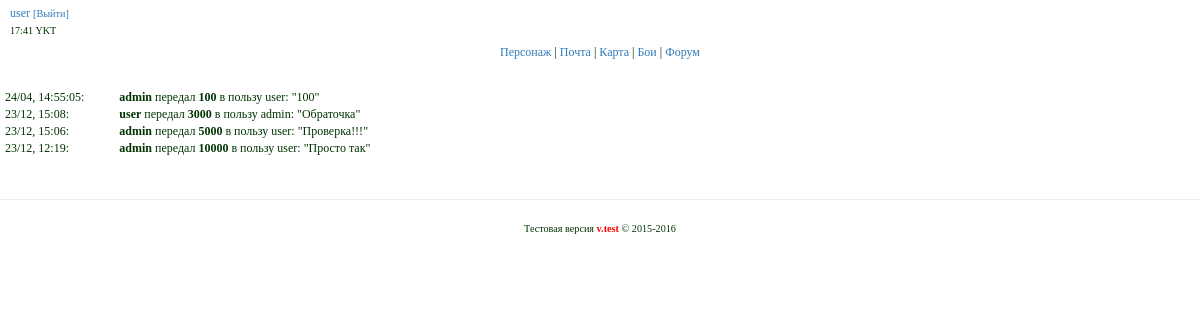
The app's page /log/transfer?id=1 (signed in) with its own data.
### tables this page shows
CREATE TABLE IF NOT EXISTS `log_transfer` (
  `id` int(11) unsigned NOT NULL AUTO_INCREMENT,
  `sender` varchar(255) NOT NULL,
  `receiver` varchar(255) NOT NULL,
  `text` varchar(255) NOT NULL,
  `date` varchar(255) NOT NULL,
  `money` int(11) NOT NULL,
  `item` varchar(255) NOT NULL,
  PRIMARY KEY (`id`)
);

### app/core/viewClass.php (called while the page is built)
<?php
class View {
    public function render($title,$content,$template,$data=null,$data2=null,$data3=null) {
        include 'app/views/'.$template;
    }
}

### app/controllers/controllerLog.php (called while the page is built, shortened)
<?php
class ControllerLog extends Controller {
    public function __construct(){
        $this->model = new ModelLog();
        $this->view = new View();
    }
    public function actionTransfer() {
        $id = $_GET['id'];
        $data = $this->model->getTransferLog($id);
        $this->view->render('История переводов персонажа', 'log/transfer.php', 'template.php', $data);
    }
}

### app/start.php (called while the page is built, shortened)
<?php
require_once 'core/viewClass.php';
require_once 'core/modelClass.php';
Router::run();

### index.php (called while the page is built, shortened)
<?php
require_once 'app/start.php';

### app/core/modelClass.php (called while the page is built, shortened)
<?php
class Model {
    public $mysqli;
    public function __construct() {
        $this->mysqli = new mysqli(Config::DBHOST,Config::DBUSER,Config::DBPASS,Config::DBNAME);
        $this->mysqli->query("SET NAMES 'utf8'");
    }
    public function query($query) {
        return $this->mysqli->query($query);
    }
    public function select($query) {
        $res = $this->query($query);
        $ret = [];
        while($row = mysqli_fetch_assoc($res)) {
            $ret[] = $row;
        }
        return $ret;
    }
}

### app/models/modelLog.php (called while the page is built)
<?php
class ModelLog extends Model {
    public function getTransferLog($id) {
        $userData = $this->select("SELECT * FROM `users` WHERE `id` = '$id'");
        $login = $userData[0]['login'];
        $data = $this->select("SELECT * FROM `log_transfer` WHERE `sender` = '$login' OR `receiver` = '$login' ORDER BY `id` DESC");
        return $data;
    }
}

### app/views/log/transfer.php (the view)
<div class="transfer">
    <table width="40%">
        <?php foreach($data as $log): ;?>
        <tr>
            <td><?=$log['date']?>:</td>
            <td><b><?=$log['sender']?></b> передал <b><?=$log['money']?></b> в пользу <?=$log['receiver']?>: "<?=$log['text']?>"</td>
        </tr>
        <?php endforeach; ?>
    </table>
</div>

### css/style.css (style rules this page uses)
div { margin: 5px; }
body { FONT-SIZE: 9pt; COLOR: #003300; FONT-FAMILY: verdana,geneva,arial cyr; }

### records on screen
log_transfer: date "24/04, 14:55:05", sender "admin", money "100", receiver "user", text "100"
log_transfer: date "23/12, 15:08", sender "user", money "3000", receiver "admin", text "Обраточка"
log_transfer: date "23/12, 15:06", sender "admin", money "5000", receiver "user", text "Проверка!!!"
log_transfer: date "23/12, 12:19", sender "admin", money "10000", receiver "user", text "Просто так"

### other values on screen
$_COOKIE['login'] "user"
